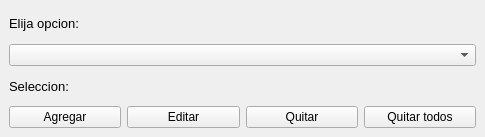
<?xml version="1.0" encoding="UTF-8"?>
<ui version="4.0">
 <class>MainWindow</class>
 <widget class="QMainWindow" name="MainWindow">
  <property name="geometry">
   <rect>
    <x>0</x>
    <y>0</y>
    <width>485</width>
    <height>137</height>
   </rect>
  </property>
  <property name="windowTitle">
   <string>MainWindow</string>
  </property>
  <widget class="QWidget" name="centralwidget">
   <layout class="QVBoxLayout" name="verticalLayout">
    <item>
     <widget class="QLabel" name="label">
      <property name="font">
       <font>
        <pointsize>10</pointsize>
       </font>
      </property>
      <property name="text">
       <string>Elija opcion:</string>
      </property>
     </widget>
    </item>
    <item>
     <widget class="QComboBox" name="comboBox"/>
    </item>
    <item>
     <widget class="QLabel" name="label_2">
      <property name="font">
       <font>
        <pointsize>10</pointsize>
       </font>
      </property>
      <property name="text">
       <string>Seleccion:</string>
      </property>
     </widget>
    </item>
    <item>
     <layout class="QHBoxLayout" name="horizontalLayout">
      <item>
       <widget class="QPushButton" name="btn_agregar">
        <property name="text">
         <string>Agregar</string>
        </property>
       </widget>
      </item>
      <item>
       <widget class="QPushButton" name="btn_editar">
        <property name="text">
         <string>Editar</string>
        </property>
       </widget>
      </item>
      <item>
       <widget class="QPushButton" name="btn_quitar">
        <property name="text">
         <string>Quitar</string>
        </property>
       </widget>
      </item>
      <item>
       <widget class="QPushButton" name="btn_quitar_todos">
        <property name="text">
         <string>Quitar todos</string>
        </property>
       </widget>
      </item>
     </layout>
    </item>
   </layout>
  </widget>
 </widget>
 <resources/>
 <connections/>
</ui>
